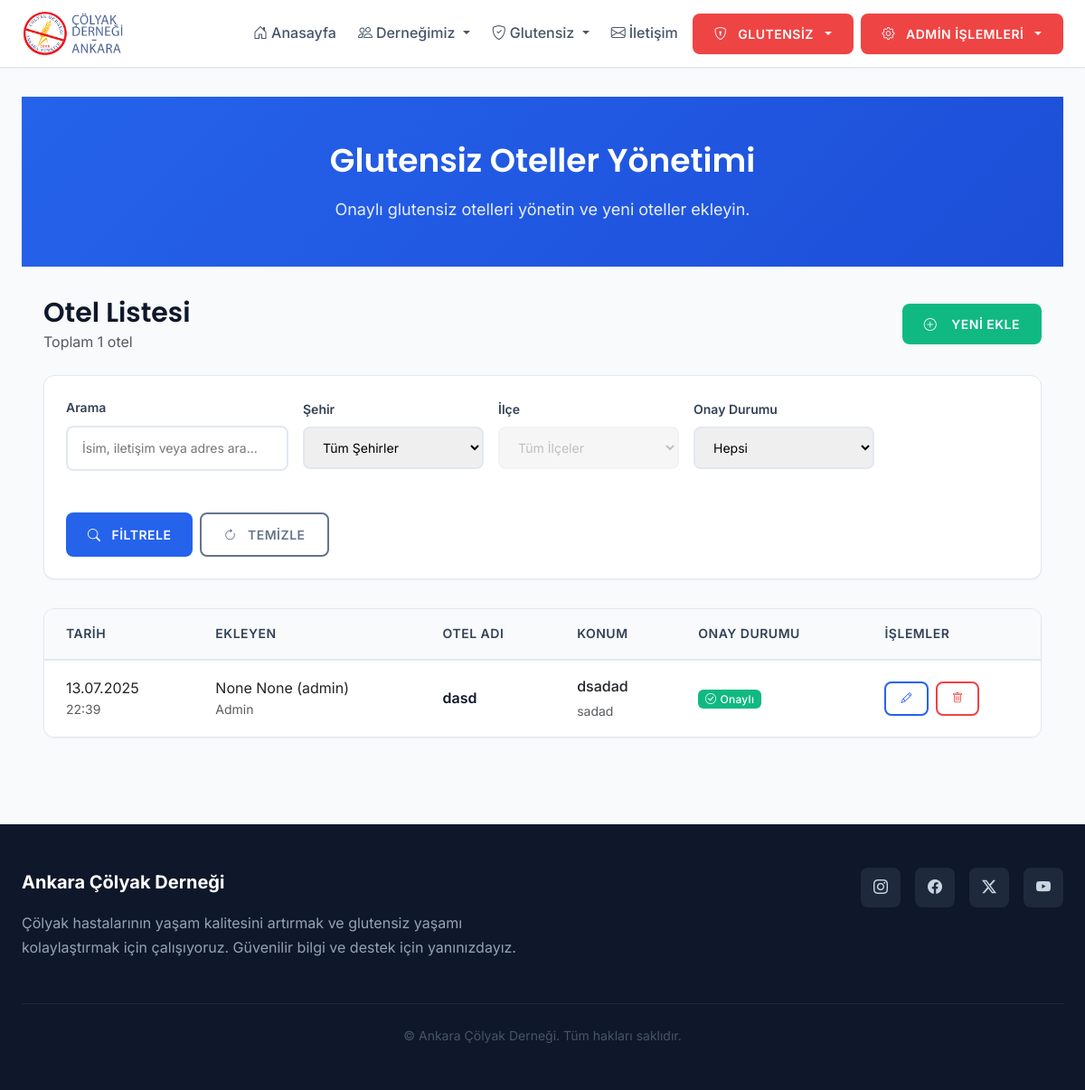
Page /users/admin/hotels/ (signed in) on the earlier database version.
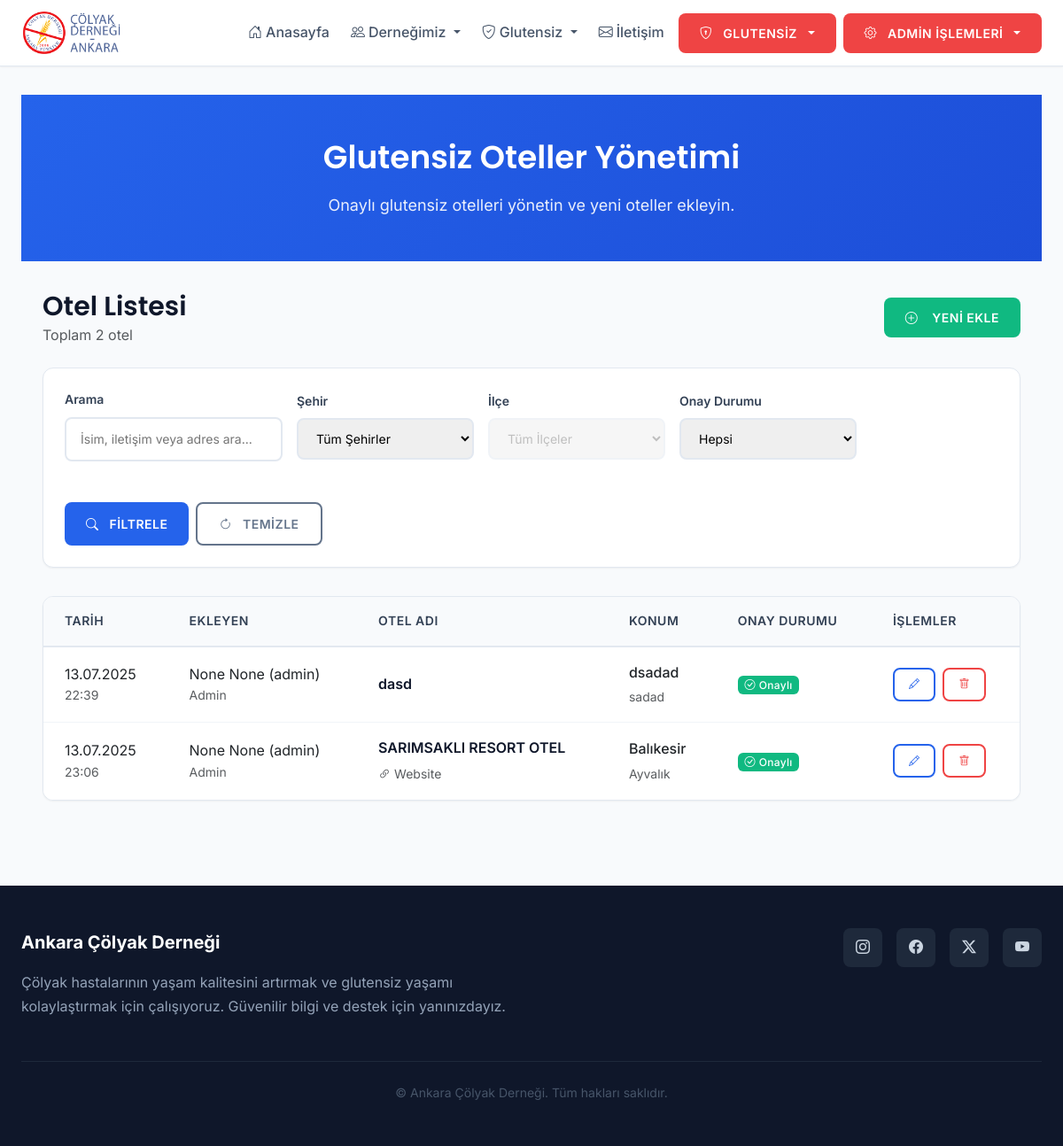
Same page on the later database version.
### users/models.py (models this page shows, shortened)
class GlutenFreeHotel(models.Model):
    name = models.CharField(max_length=100, verbose_name="Otel Adı")
    city = models.CharField(max_length=30, choices=TURKISH_CITIES, default='Ankara', verbose_name="Şehir")
    district = models.CharField(max_length=50, blank=True, null=True, verbose_name="İlçe")
    is_approved = models.BooleanField(default=False, verbose_name="Onaylı mı?")
    approved_at = models.DateTimeField(auto_now=True, verbose_name="Onay Tarihi")
    description = models.TextField(blank=True, null=True, verbose_name="Açıklama")
    contact = models.CharField(max_length=200, blank=True, null=True, verbose_name="İletişim")
    address = models.CharField(max_length=300, blank=True, null=True, verbose_name="Adres")
    website = models.URLField(blank=True, null=True, verbose_name="Web Sitesi")
    added_by = models.ForeignKey('User', null=True, blank=True, on_delete=models.SET_NULL, related_name='added_%(class)s_items', verbose_name='Ekleyen')
    class Meta:
        verbose_name = "Glutensiz Otel"
        verbose_name_plural = "Glutensiz Oteller"

class User(AbstractBaseUser, PermissionsMixin):
    class Role(models.TextChoices):
        EDITOR = 'editor', 'Editör'
        ADMIN = 'admin', 'Yönetici'
    username = models.CharField(max_length=150, unique=True)
    first_name = models.CharField(max_length=30, blank=True, null=True)
    last_name = models.CharField(max_length=30, blank=True, null=True)
    role = models.CharField(max_length=10, choices=Role.choices, default=Role.EDITOR)
    date_joined = models.DateTimeField(default=timezone.now)
    last_login = models.DateTimeField(blank=True, null=True)
    is_active = models.BooleanField(default=True)
    is_staff = models.BooleanField(default=False)
    can_edit_foods = models.BooleanField(default=False, verbose_name='Glutensiz Gıda Yetki')
    can_edit_venues = models.BooleanField(default=False, verbose_name='Glutensiz Mekan Yetki')
    can_edit_hotels = models.BooleanField(default=False, verbose_name='Glutensiz Otel Yetki')
    can_edit_medicines = models.BooleanField(default=False, verbose_name='Glutensiz İlaç Yetki')
    can_edit_recipes = models.BooleanField(default=False, verbose_name='Glutensiz Tarif Yetki')
    USERNAME_FIELD = 'username'
    REQUIRED_FIELDS = []
    objects = UserManager()
    def __str__(self):
        return f"{self.first_name} {self.last_name} ({self.username})"

### users/views.py (the view)
        def wrapper(request, *args, **kwargs):
            if not request.user.is_authenticated:
                return redirect('login')
            if request.user.is_superuser:
                return view_func(request, *args, **kwargs)
            if request.user.role == 'editor' and getattr(request.user, permission_field, False):
                return view_func(request, *args, **kwargs)
            messages.error(request, 'Bu sayfaya erişim yetkiniz bulunmamaktadır.')
            return redirect('home')

### users/views.py (called while the page is built)
def editor_permission_required(permission_field):
    def decorator(view_func):
        def wrapper(request, *args, **kwargs):
            if not request.user.is_authenticated:
                return redirect('login')
            if request.user.is_superuser:
                return view_func(request, *args, **kwargs)
            if request.user.role == 'editor' and getattr(request.user, permission_field, False):
                return view_func(request, *args, **kwargs)
            messages.error(request, 'Bu sayfaya erişim yetkiniz bulunmamaktadır.')
            return redirect('home')
        return wrapper
    return decorator

### templates/users/admin_hotel_list.html (shortened to what the changed rows need)
{% extends 'base.html' %}
{% load static %}
{% block content %}
<div class="page-header">
  <div class="container">
    <h1>Glutensiz Oteller Yönetimi</h1>
  </div>
</div>
<div class="container">
  <div class="d-flex justify-content-between align-items-center mb-4 flex-wrap gap-3">
    <div>
      <h2 class="mb-0">Otel Listesi</h2>
      <p class="text-muted mb-0">Toplam {{ hotels|length }} otel</p>
    </div>
  </div>
  {% if hotels %}
    <div class="table-container">
      <table class="table">
        <thead>
          <tr>
            <th>Tarih</th>
            <th>Ekleyen</th>
            <th>Otel Adı</th>
            <th>Konum</th>
            <th>Onay Durumu</th>
            <th>İşlemler</th>
          </tr>
        </thead>
        <tbody>
          {% for hotel in hotels %}
          <tr>
            <td>
              <div class="date-info">
                <div class="date-value">{{ hotel.approved_at|date:"d.m.Y" }}</div>
                <div class="time-value text-muted small">{{ hotel.approved_at|date:"H:i" }}</div>
              </div>
            </td>
            <td>
              <div class="user-info">
                {% if hotel.added_by %}
                  <div class="user-name">{{ hotel.added_by }}</div>
                  <div class="user-role text-muted small">Admin</div>
                {% else %}
                  <span class="text-muted">—</span>
                {% endif %}
              </div>
            </td>
            <td>
              <div class="hotel-info">
                <div class="hotel-name">{{ hotel.name }}</div>
                {% if hotel.website %}
                  <div class="hotel-website">
                    <a href="{{ hotel.website }}" target="_blank" class="text-muted small">
                      <i class="bi bi-link-45deg me-1"></i>Website
                    </a>
                  </div>
                {% endif %}
              </div>
            </td>
            <td>
              <div class="location-info">
                <div class="location-city">{{ hotel.city }}</div>
                {% if hotel.district %}
                  <div class="location-district text-muted small">{{ hotel.district }}</div>
                {% endif %}
              </div>
            </td>
            <td>
              {% if hotel.is_approved %}
                <span class="badge bg-success">
                  <i class="bi bi-check-circle me-1"></i>Onaylı
                </span>
              {% else %}
                <span class="badge bg-warning">
                  <i class="bi bi-clock me-1"></i>Beklemede
                </span>
              {% endif %}
            </td>
            <td>
              <div class="action-buttons">
                <a href="{% url 'admin_hotel_update' hotel.pk %}" class="btn btn-sm btn-outline-primary" title="Düzenle">
                  <i class="bi bi-pencil"></i>
                </a>
                <a href="{% url 'admin_hotel_delete' hotel.pk %}" class="btn btn-sm btn-outline-danger" title="Sil">
                  <i class="bi bi-trash"></i>
                </a>
              </div>
            </td>
          </tr>
          {% endfor %}
        </tbody>
      </table>
    </div>
  {% endif %}
</div>
{% endblock %}

Differences in the rows shown:
added GlutenFreeHotel: approved_at "13.07.2025", approved_at "23:06", added_by "None None (admin)", name "SARIMSAKLI RESORT OTEL", city "Balıkesir", district "Ayvalık", is_approved True (drawn)
Other differences:
{{ hotels|length }}: "1" → "2"
